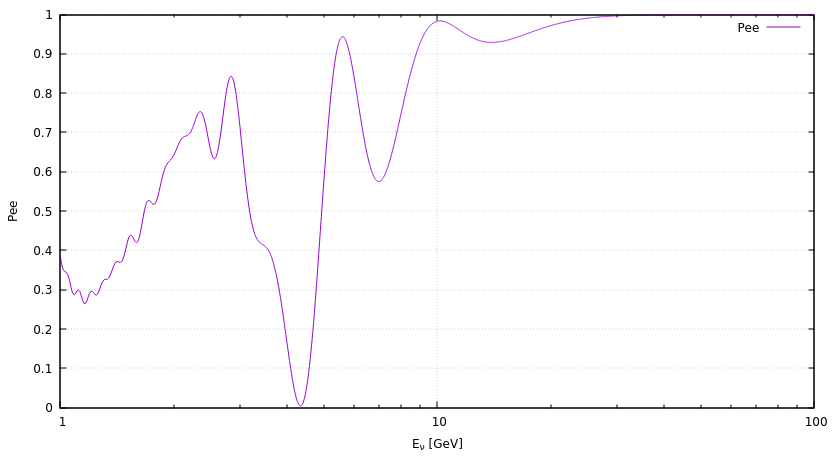

This figure's gnuplot source:
#!/usr/local/bin/gnuplot -persist
#
#    
#    	G N U P L O T
#    	Version 5.4 patchlevel 0    last modified 2020-07-13 
#    
#    	Copyright (C) 1986-1993, 1998, 2004, 2007-2020
#    	Thomas Williams, Colin Kelley and many others
#    
#    	gnuplot home:     http://www.gnuplot.info
#    	faq, bugs, etc:   type "help FAQ"
#    	immediate help:   type "help"  (plot window: hit 'h')
# set terminal qt 0 font "Sans,9"
# set output
unset clip points
set clip one
unset clip two
unset clip radial
set errorbars front 1.000000 
set border 31 front lt black linewidth 1.000 dashtype solid
set zdata 
set ydata 
set xdata 
set y2data 
set x2data 
set boxwidth
set boxdepth 0
set style fill  empty border
set style rectangle back fc  bgnd fillstyle   solid 1.00 border lt -1
set style circle radius graph 0.02 
set style ellipse size graph 0.05, 0.03 angle 0 units xy
set dummy x, y
set format x "% h" 
set format y "% h" 
set format x2 "% h" 
set format y2 "% h" 
set format z "% h" 
set format cb "% h" 
set format r "% h" 
set ttics format "% h"
set timefmt "%d/%m/%y,%H:%M"
set angles radians
set tics back
set grid nopolar
set grid xtics nomxtics ytics nomytics noztics nomztics nortics nomrtics \
 nox2tics nomx2tics noy2tics nomy2tics nocbtics nomcbtics
set grid layerdefault   lt 0 linecolor 0 linewidth 0.500,  lt 0 linecolor 0 linewidth 0.500
unset raxis
set theta counterclockwise right
set style parallel front  lt black linewidth 2.000 dashtype solid
set key notitle
set key fixed right top vertical Right noreverse enhanced autotitle nobox
set key noinvert samplen 4 spacing 1 width 0 height 0 
set key maxcolumns 0 maxrows 0
set key noopaque
unset label
unset arrow
unset style line
unset style arrow
set style histogram clustered gap 2 title textcolor lt -1
unset object
unset walls
set style textbox  transparent margins  1.0,  1.0 border  lt -1 linewidth  1.0
set offsets 0, 0, 0, 0
set pointsize 1
set pointintervalbox 1
set encoding utf8
unset polar
unset parametric
unset spiderplot
unset decimalsign
unset micro
unset minussign
set view 60, 30, 1, 1
set view azimuth 0
set rgbmax 255
set samples 100, 100
set isosamples 10, 10
set surface 
unset contour
set cntrlabel  format '%8.3g' font '' start 5 interval 20
set mapping cartesian
set datafile separator whitespace
set datafile nocolumnheaders
unset hidden3d
set cntrparam order 4
set cntrparam linear
set cntrparam levels 5
set cntrparam levels auto
set cntrparam firstlinetype 0 unsorted
set cntrparam points 5
set size ratio 0 1,1
set origin 0,0
set style data points
set style function lines
unset xzeroaxis
unset yzeroaxis
unset zzeroaxis
unset x2zeroaxis
unset y2zeroaxis
set xyplane relative 0.5
set tics scale  1, 0.5, 1, 1, 1
set mxtics default
set mytics default
set mztics default
set mx2tics default
set my2tics default
set mcbtics default
set mrtics default
set nomttics
set xtics border in scale 1,0.5 mirror norotate  autojustify
set xtics  norangelimit logscale autofreq 
set ytics border in scale 1,0.5 mirror norotate  autojustify
set ytics  norangelimit autofreq 
set ztics border in scale 1,0.5 nomirror norotate  autojustify
set ztics  norangelimit autofreq 
unset x2tics
unset y2tics
set cbtics border in scale 1,0.5 mirror norotate  autojustify
set cbtics  norangelimit autofreq 
set rtics axis in scale 1,0.5 nomirror norotate  autojustify
set rtics  norangelimit autofreq 
unset ttics
set title "" 
set title  font "" textcolor lt -1 norotate
set timestamp bottom 
set timestamp "" 
set timestamp  font "" textcolor lt -1 norotate
set trange [ * : * ] noreverse nowriteback
set urange [ * : * ] noreverse nowriteback
set vrange [ * : * ] noreverse nowriteback
set xlabel "E_{{/symbol n}} [GeV]" 
set xlabel  font "" textcolor lt -1 norotate
set x2label "" 
set x2label  font "" textcolor lt -1 norotate
set xrange [ * : * ] noreverse writeback
set x2range [ * : * ] noreverse writeback
set ylabel "Pee" 
set ylabel  font "" textcolor lt -1 rotate
set y2label "" 
set y2label  font "" textcolor lt -1 rotate
set yrange [ * : * ] noreverse writeback
set y2range [ * : * ] noreverse writeback
set zlabel "" 
set zlabel  font "" textcolor lt -1 norotate
set zrange [ * : * ] noreverse writeback
set cblabel "" 
set cblabel  font "" textcolor lt -1 rotate
set cbrange [ * : * ] noreverse writeback
set rlabel "" 
set rlabel  font "" textcolor lt -1 norotate
set rrange [ * : * ] noreverse writeback
unset logscale
set logscale x 10
unset jitter
set zero 1e-08
set lmargin  -1
set bmargin  -1
set rmargin  -1
set tmargin  -1
set locale "es_MX.UTF-8"
set pm3d explicit at s
set pm3d scansautomatic
set pm3d interpolate 1,1 flush begin noftriangles noborder corners2color mean
set pm3d clip z 
set pm3d nolighting
set palette positive nops_allcF maxcolors 0 gamma 1.5 color model RGB 
set palette rgbformulae 7, 5, 15
set colorbox default
set colorbox vertical origin screen 0.9, 0.2 size screen 0.05, 0.6 front  noinvert bdefault
set style boxplot candles range  1.50 outliers pt 7 separation 1 labels auto unsorted
set loadpath 
set fontpath
set psdir
set fit brief errorvariables nocovariancevariables errorscaling prescale nowrap v5
GNUTERM = "qt"
VoxelDistance = 9.00500479207635e-308
## Last datafile plotted: "Pee.dat"
plot 'Pee.dat' title 'Pee' w l
#    EOF
